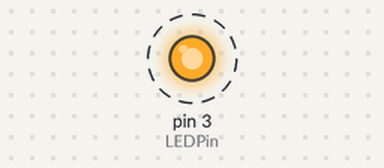
The sketch below on a simulated Arduino Uno, built with avr-gcc and run on an emulated ATmega328P. Parts: output pins drawn as LEDs (lit = HIGH). Dashed ring = blinking. What the sketch prints to the serial monitor is not drawn.

Above: at 0.5 s.
Timing chart, 0 to 4.6 s (numbered marks = the images above):
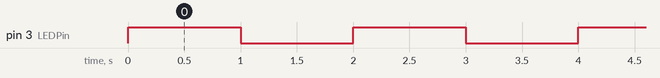

The sketch:

LED_blink.ino
```cpp
// Evive kit LED blink

int LEDPin = 3; // initialize the led pin number

void setup() {
  pinMode(LEDPin, OUTPUT); // // initialize digital pin LEDPin as an output
  Serial.begin(9600);
}

void loop() {
  digitalWrite(LEDPin, HIGH); // turn the led on (HIGH is the voltage level)
  Serial.println("LED is turned on");
  delay(1000); // wait for a second
  digitalWrite(LEDPin, LOW); // turn the led off by making the voltage LOW
  Serial.println("LED is turned off");
  delay(1000); // wait for a second
}
```

Measured:
- by itself, pin 3 (LEDPin): alternates HIGH for 1.0 s and LOW for 1.0 s
